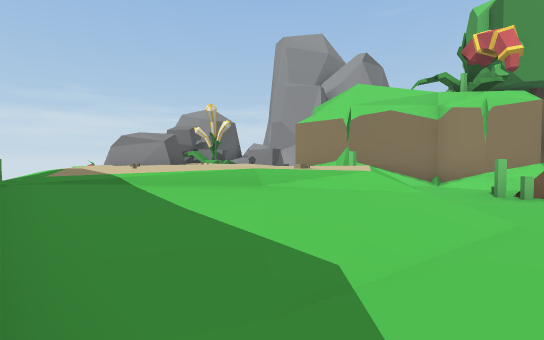
View 1 (above)

14 first-person views from a walk through a scene from a Unity 3-D project. The camera is 1.3 m above the floor, tilts 2° down and sees 85° across. The floor is counted in squares, 2 m on a side. Each view is taken from the middle of a square. On the plan, view 1 faces up. The plan holds only what a view shows up to about 9 squares ahead; the rest is blank. The place goes on beyond the plan. Some animated figures are left out.

View 2
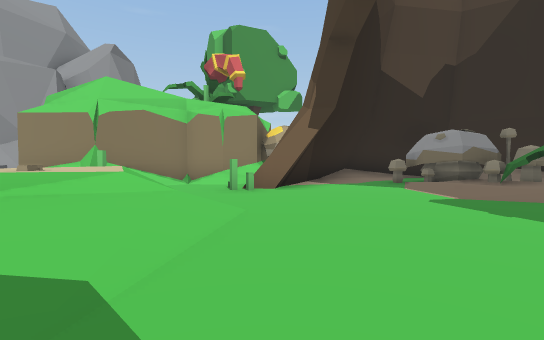

View 3
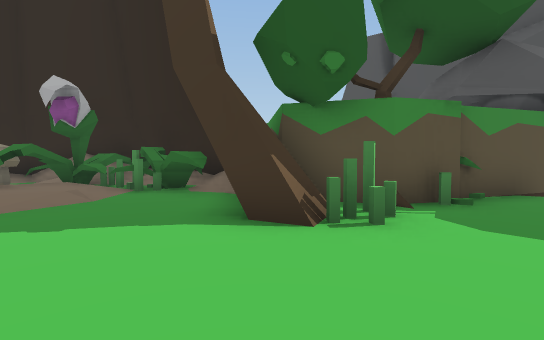

View 4
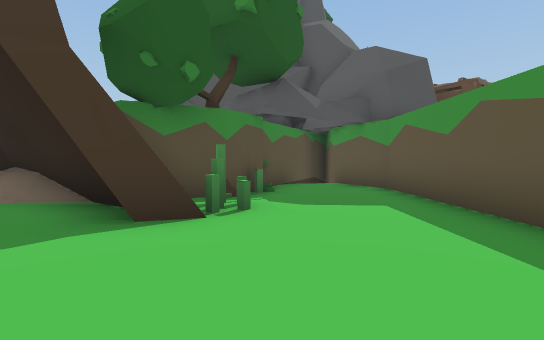

View 5
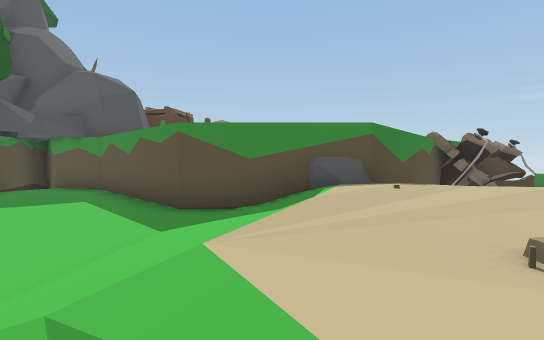

View 6
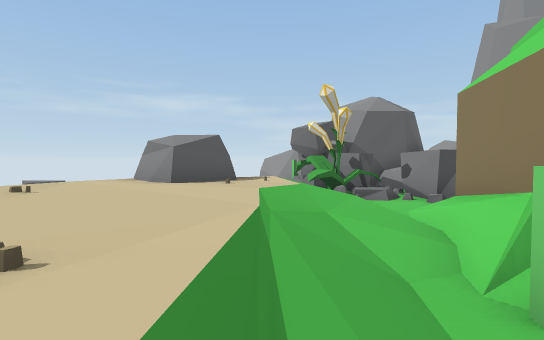

View 7
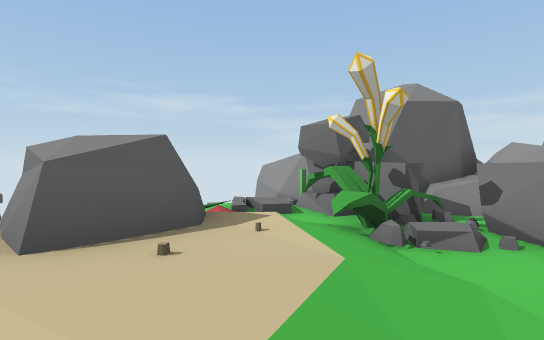

View 8
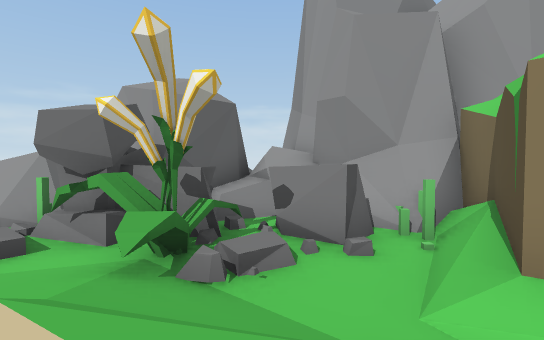

View 9
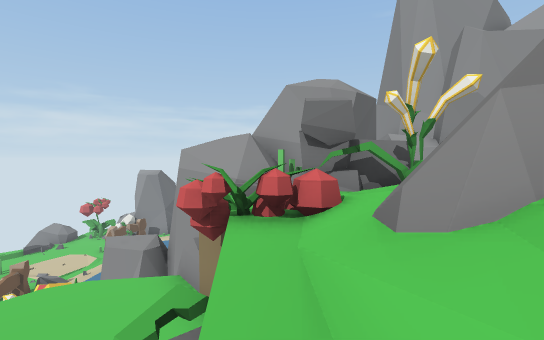

View 10
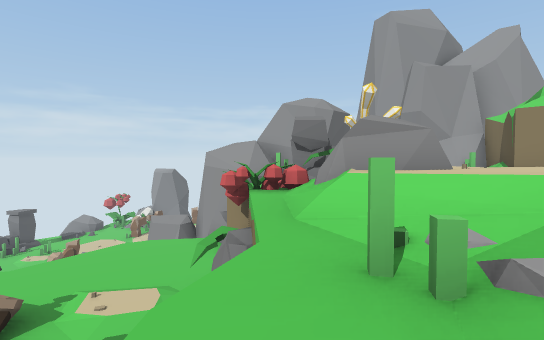

View 11
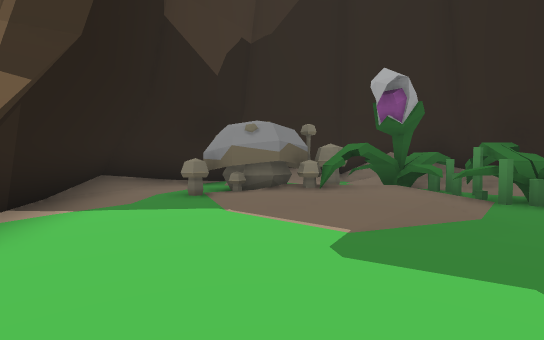

View 12
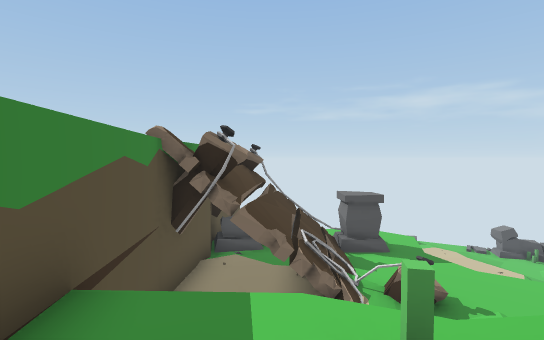

View 13
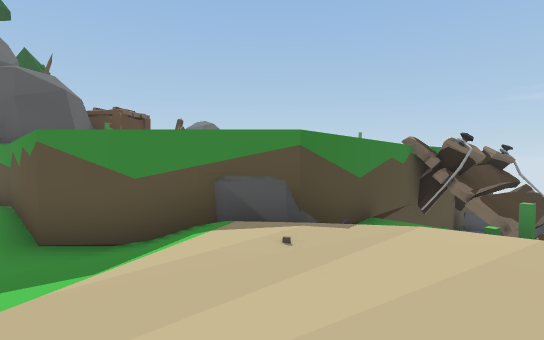

View 14
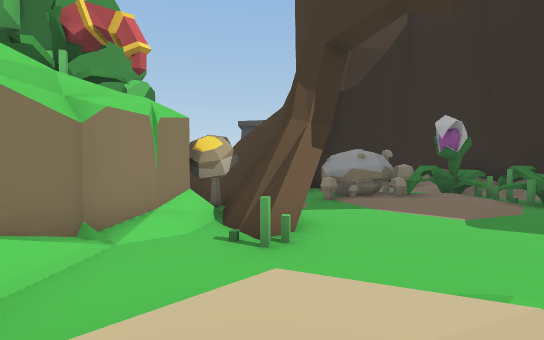

### Floor plan
Key: @ floor where view 1 was taken; # wall or solid block; . main floor; : floor 0.25 m higher than the main floor; + floor 0.5 m higher than the main floor; * floor 0.75 m higher than the main floor; % floor 1 m higher than the main floor; / step, stairs or slope; ^ raised ledge; v drop or lower ground; M mushroom; F flower; T tree; O other object.
Columns run from 9 left of view 1 to 11 right of it. Each row starts with its distance up from view 1.
 15     #####
 14 vv#### ^####
 13  vv#OOOOOOO#
 12 vvv./OOFOO.#
 11 vvv./..O/./^
 10 vvvF.++//.#
  9 vvvF.//%%+##
  8 vvvv.##%%*:####
  7 vvvv.//%%//O..##
  6 vv  ./%%%%//...##
  5 vv  .O%%%%//.O######
  4 vv  ./%%%%%/.......#
  3 #v v../%//+/.....M##
  2 #######/+:......::##
  1       ##........::M#
  0        ##@......::OM
 -1         #....#....FF#
 -2         #...###OOOOO#
 -3         #....########
 -4         #..OTO  #
 -5         #..#O
 -6         ##.#
 -7          ###

Positions as (right, up) in squares from view 1, and headings:
1: (0, 0), facing up
2: (0, 0), facing up-right
3: (1, 1), facing down-right
4: (2, 2), facing down
5: (2, 5), facing down-left
6: (2, 5), facing up-left
7: (0, 7), facing up-left
8: (-1, 8), facing up
9: (-5, 6), facing up
10: (-5, 3), facing up
11: (3, 2), facing right
12: (-3, 4), facing left
13: (0, 5), facing down-left
14: (0, 5), facing right
